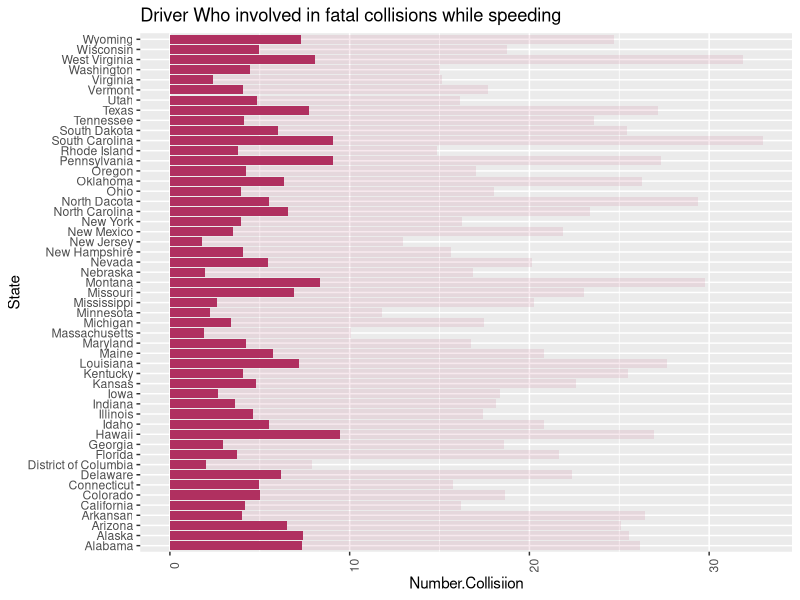
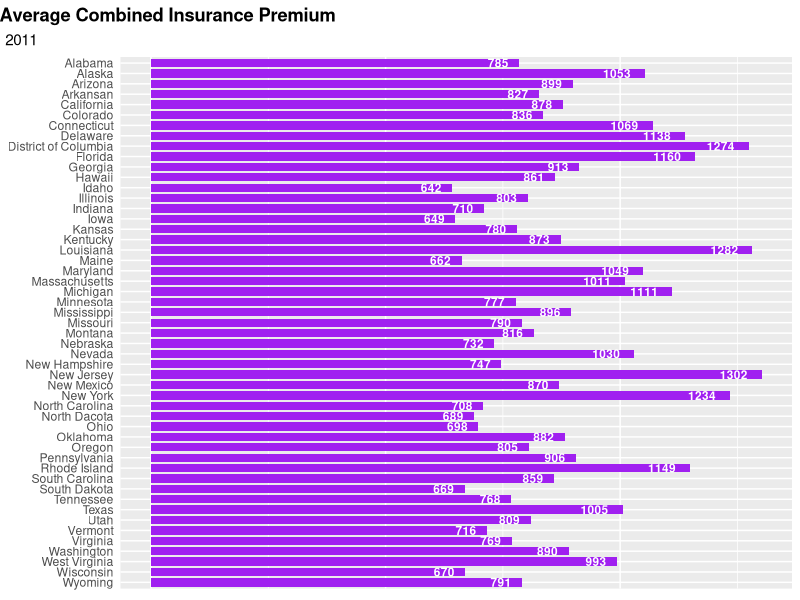
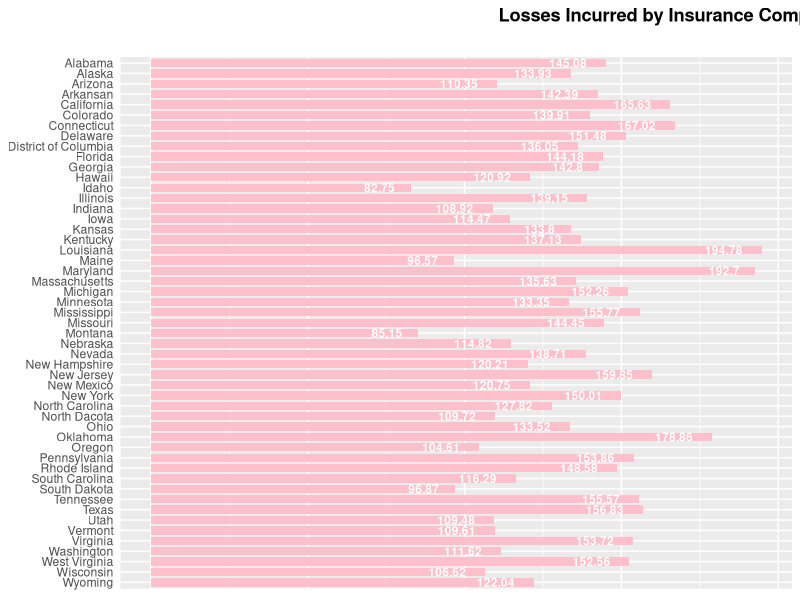

These figures' R source, in order:
## ---- chunk 1



# From first four graphs, I recreated one.
 
# My code:
setwd("~/Study /MADA_2021/Ehsan_Suez-MADA-portfolio")
library(tidyverse)
library(ggplot2)
library(knitr)
library(readr)
## ---- chunk 2
hw5<-read_csv("hw5.csv")
colnames(hw5)

hw5.1 <- hw5 %>% pivot_longer(names_to = "Categories", values_to = "Percentage", cols = c("Percentage of drivers involved in fatal collosion who were speeding", "Percentage of drivers involved in fatal collosion who were alchohol-impaired", "Percentage of drivers involved in fatal collosion who were not-distracted",  "Percentage of drivers involved in fatal collosion who had not been involved in any previous accident"))

hw5.2 <- hw5.1 %>% 
  mutate(Number.collisiion.Each.Category = `Number of drivers involved in fatal collisiion per billion miles` * Percentage * 0.01)

hw5.3 <- hw5.2 %>% pivot_longer(names_to = "Category.Number", values_to = "Number.Collisiion", cols = c("Number of drivers involved in fatal collisiion per billion miles", "Number.collisiion.Each.Category"))

# subset different percentage category for different cause of fatal accident


# use speeding to recreate the third graph

hw5.3.speed <- hw5.3 %>% subset(Categories == "Percentage of drivers involved in fatal collosion who were speeding")

ggplot(hw5.3.speed, aes( x=State, y= Number.Collisiion,alpha=Category.Number))+
  labs(title="Driver Who involved in fatal collisions while speeding")+
  geom_bar(stat= 'identity',position = "stack", fill="maroon" ) +
  theme(axis.text.x = element_text(angle=90), legend.position = "none")+
  coord_flip()
## ---- chunk 3

hw5<-read_csv("hw5.csv")
hw5$Insurance<-round(hw5$`Car insurance premium ($)`,0)
hw5 <- select(hw5, State, Insurance)

 ggplot(hw5,aes(y=State, x= Insurance))+
  labs(title="Average Combined Insurance Premium")+ 
  labs(subtitle = '2011')+
  geom_bar(stat= 'identity', fill="purple", width = 0.8)+
  scale_y_discrete(limits=rev)+
  geom_text(aes(label=Insurance), size=3,color = 'white', hjust = 1.5, fontface = 'bold')+
  theme(axis.title.x=element_blank(), axis.title.y=element_blank(),
        axis.ticks.x=element_blank(), axis.ticks.y=element_blank(),
        axis.text.x=element_blank(), plot.title = element_text(face = 'bold', hjust = -0.36), 
        plot.subtitle = element_text(hjust = -.18))
## ---- chunk 4

hw5<-read_csv("hw5.csv")
hw5$Loss<-hw5$`Losses incurred by insurance companies for collisions per insured driver ($)`
hw5 <- select(hw5, State, Loss)
ggplot(hw5,aes(y=State, x= Loss))+
  labs(title="Losses Incurred by Insurance Companies")+ 
  labs(subtitle = 'Collisions per insured drivers, 2010')+
  geom_bar(stat= 'identity', fill="pink", width = 0.8)+
  scale_y_discrete(limits=rev)+
  geom_text(aes(label=Loss), size=3,color = 'white', hjust = 1.5, fontface = 'bold')+
  theme(axis.title.x=element_blank(), axis.title.y=element_blank(),
        axis.ticks.x=element_blank(), axis.ticks.y=element_blank(),
        axis.text.x=element_blank(), plot.title = element_text(face = 'bold', hjust = 1.2), 
        plot.subtitle = element_text(hjust = -4.6))
